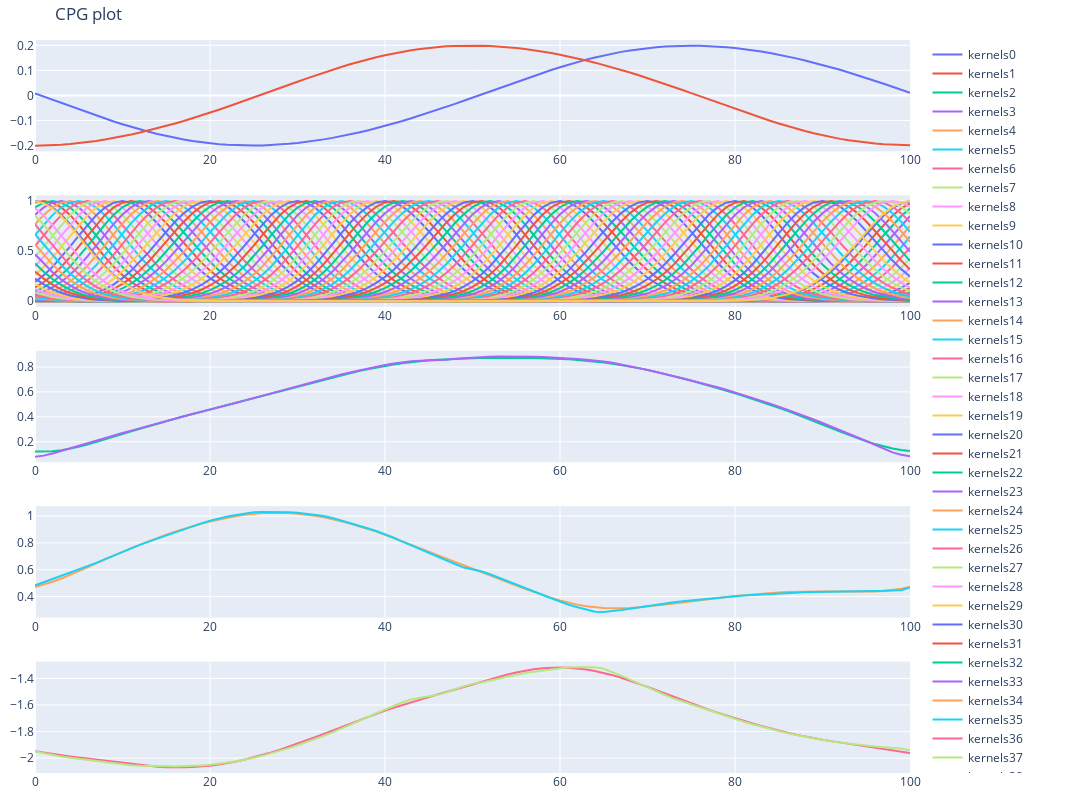

The notebook cell this image was saved under:
### Code cell
fig = go.Figure()
fig = make_subplots(rows=5, cols=1, shared_xaxes=False)
fig.update_layout(height=800, width=1100, title="CPG plot")
fig.update_layout(margin=dict(l=10, r=10, t=40, b=10))  # Reduce margins

for i in range(len(cpg_kernel)):
    fig.add_trace(go.Scatter( y=cpg_kernel[i], mode='lines', name=f'kernels{i}'), row=2, col=1)

fig.add_trace(go.Scatter( y=out0_cpg_one_cycle, mode='lines', name=f'out0_cpg_one_cycle'), row=1, col=1)
fig.add_trace(go.Scatter( y=out1_cpg_one_cycle, mode='lines', name=f'out1_cpg_one_cycle'), row=1, col=1)

fig.add_trace(go.Scatter( y=imitated_paths['TR0'], mode='lines', name=f'TR0 (CPG-RBF)'), row=3, col=1)
fig.add_trace(go.Scatter( y=resample_cycle(np.array(leg_0_df['TR0']), cpg_cycle_length), mode='lines', name=f'TR0'), row=3, col=1)

fig.add_trace(go.Scatter( y=imitated_paths['CR0'], mode='lines', name=f'CR0 (CPG-RBF)'), row=4, col=1)
fig.add_trace(go.Scatter( y=resample_cycle(np.array(leg_0_df['CR0']), cpg_cycle_length), mode='lines', name=f'CR0'), row=4, col=1)

fig.add_trace(go.Scatter( y=imitated_paths['FR0'], mode='lines', name=f'FR0 (CPG-RBF)'), row=5, col=1)
fig.add_trace(go.Scatter( y=resample_cycle(np.array(leg_0_df['FR0']), cpg_cycle_length), mode='lines', name=f'FR0'), row=5, col=1)
